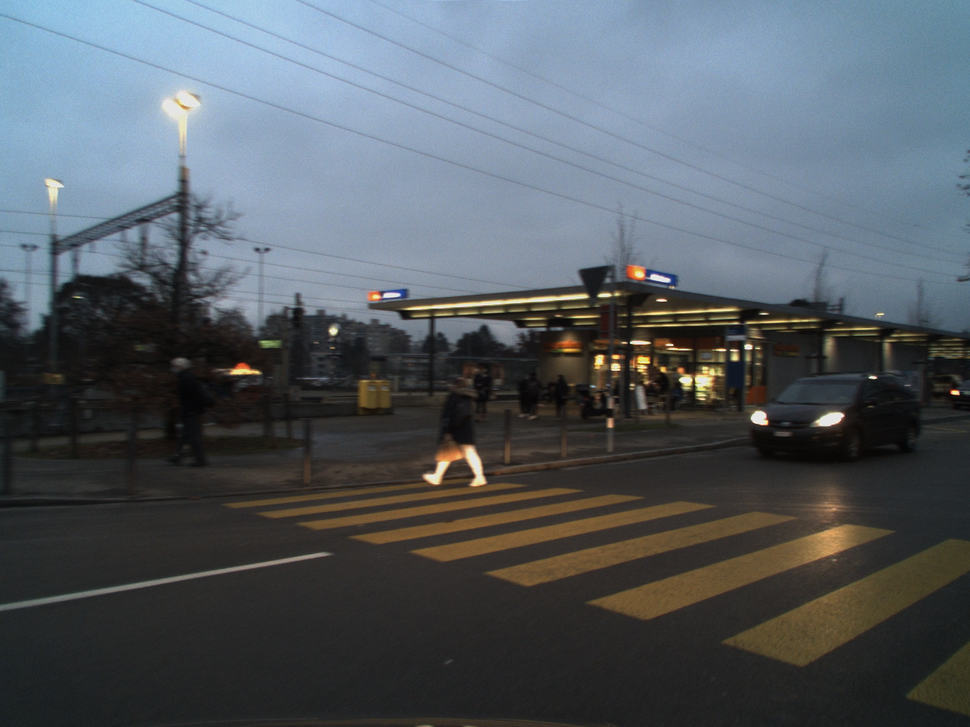
#> input picture testimage/image1.png, 970 x 727 px, shrunk from 1440 x 1080 before the run
$ jupyter execute main.ipynb   (shell and % lines are left out)
#> lines starting #> are read from the running program, lines starting #| are printed output that depends on the picture; long printed decimals are rounded
[cell 1]
!cd myyolo

[cell 2]
import os
import cv2
import json
from tqdm import tqdm
from sklearn.model_selection import train_test_split
import argparse

[cell 3]
from main import main,calc_light

[cell 4]
import os
import numpy as np
import cv2
def calc_light(image):
#> called with image = 'testimage/image1.png'
    b,g,r,t = cv2.mean(cv2.imread(image))
#> b = 96.92; g = 90.87; r = 83.92; t = 0
    return (b+g+r)/3
def fusion(image,event):
    light = calc_light(image)
#> light = 90.57
    print(light)
#| 90.574
    if light<110 and light >60:
        os.system("python mmyolo/projects/easydeploy/tools/image-demo.py \
        {} \
        mmyolo/configs/yolov5/yolov5_s-v61_fast_1xb12-40e_image.py \
        image.onnx \
        --device cpu".format(image))
    else:
        os.system("python mmyolo/projects/easydeploy/tools/image-demo.py \
        {} \
        mmyolo/configs/yolov5/yolov5_s-v61_fast_1xb12-40e_cat.py \
        event.onnx \
        --device cpu".format(event))

fusion("testimage/image1.png","testimage/event1.png")
fusion("testimage/image2.png","testimage/event2.png")
#> call 2 of calc_light, with image = 'testimage/image2.png'
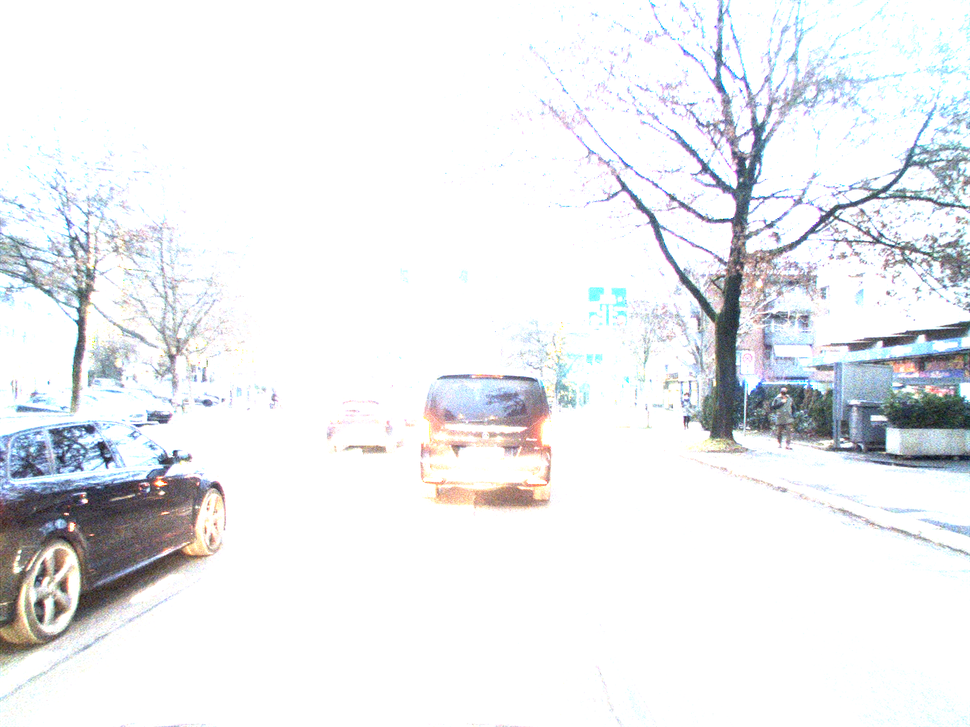
#> input picture testimage/image2.png, 970 x 727 px, shrunk from 1440 x 1080 before the run
#> in calc_light (call 2), `b,g,r,t = cv2.mean(cv2.imread(image))`: b = 239.5; g = 237.1; r = 235.6
#| 237.426
fusion("testimage/image3.png","testimage/event3.png")
#> call 3 of calc_light, with image = 'testimage/image3.png'
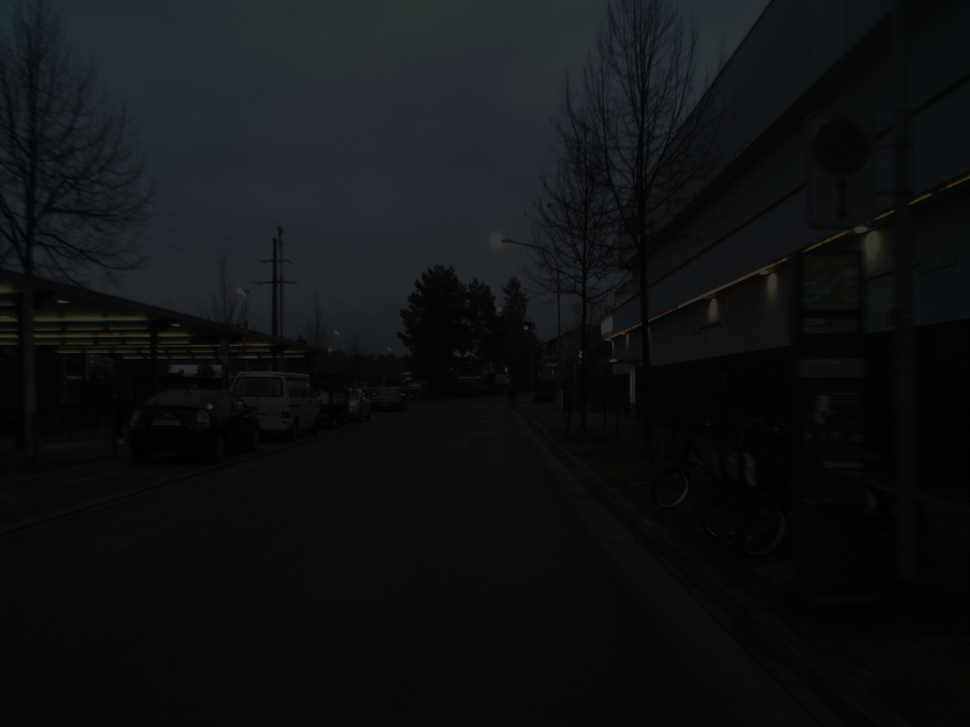
#> input picture testimage/image3.png, 970 x 727 px, shrunk from 1440 x 1080 before the run
#> in calc_light (call 3), `b,g,r,t = cv2.mean(cv2.imread(image))`: b = 19.21; g = 17.74; r = 15.89
#| 17.611

[cell 5]
calc_light("testimage/image3.png")
